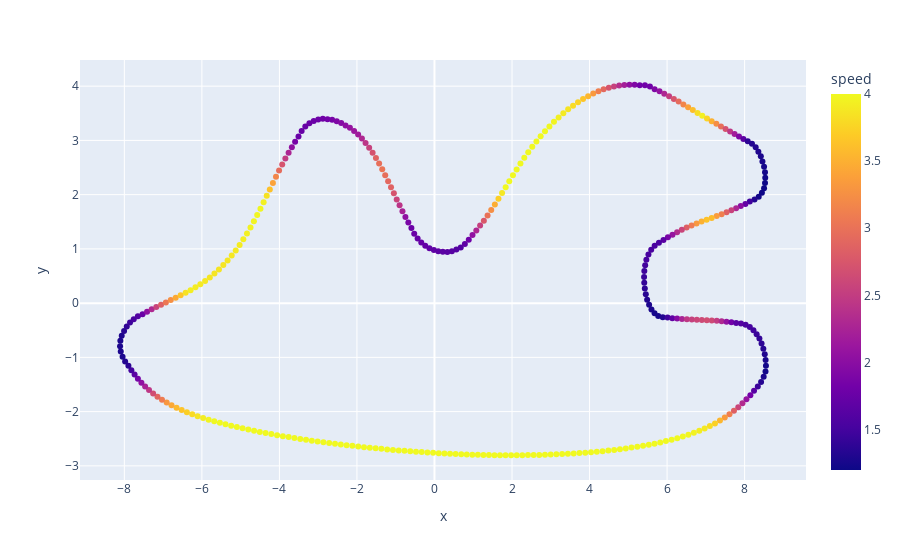

Notebook cell for this chart:
### Code cell
plotData = pd.DataFrame( {'x': smooth_path[:,0], 'y': smooth_path[:,1], 'speed': optimal_velocity_} )
fig = px.scatter(data_frame=plotData, x = 'x', y = 'y', color='speed', hover_data='speed')
_ = getEverything(smooth_path, optimal_velocity_)
fig.show()

### Figure 1 — Plotly figure (JSON) as saved in the notebook; plotly's stock layout.template omitted (floating-point values rounded to 4 significant figures; data arrays with more than 128 entries replaced by an {"elided": "..."} marker saying what was removed)
{"data": [{"customdata": {"elided": "354x1 float values"}, "hovertemplate": "x=%{x}<br>y=%{y}<br>speed=%{marker.color}<extra></extra>", "legendgroup": "", "marker": {"color": {"elided": "354 float values"}, "coloraxis": "coloraxis", "symbol": "circle"}, "mode": "markers", "name": "", "orientation": "v", "showlegend": false, "type": "scatter", "x": {"elided": "354 float values"}, "xaxis": "x", "y": {"elided": "354 float values"}, "yaxis": "y"}], "layout": {"coloraxis": {"colorbar": {"title": {"text": "speed"}}, "colorscale": [[0, "#0d0887"], [0.1111, "#46039f"], [0.2222, "#7201a8"], [0.3333, "#9c179e"], [0.4444, "#bd3786"], [0.5556, "#d8576b"], [0.6667, "#ed7953"], [0.7778, "#fb9f3a"], [0.8889, "#fdca26"], [1, "#f0f921"]]}, "legend": {"tracegroupgap": 0}, "margin": {"t": 60}, "xaxis": {"anchor": "y", "domain": [0, 1], "title": {"text": "x"}}, "yaxis": {"anchor": "x", "domain": [0, 1], "title": {"text": "y"}}}}
